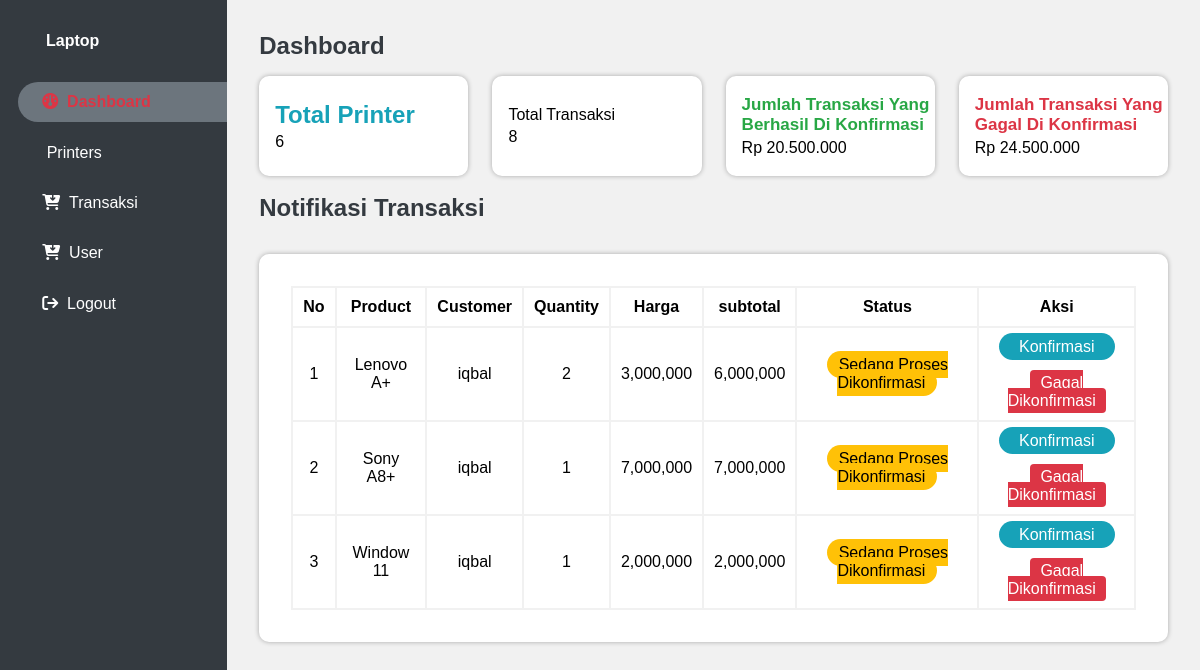
Screenshot of /admin/dashboard.php with the database file from the repository.
### tables this page shows
CREATE TABLE `transaksi` (
  `idTransaksi` int(10) NOT NULL,
  `Jumlah` int(10) DEFAULT NULL,
  `alamat` char(255) DEFAULT NULL,
  `no_telp` int(255) DEFAULT NULL,
  `email` varchar(255) DEFAULT NULL,
  `NamaAnda` varchar(255) DEFAULT NULL,
  `subtotal` int(11) NOT NULL,
  `status` int(11) NOT NULL,
  `tanggal` timestamp NOT NULL DEFAULT current_timestamp() ON UPDATE current_timestamp(),
  `HargaLaptop` int(50) DEFAULT NULL,
  `UserIdUser` int(11) NOT NULL,
  `Laptop_tblIdPrinter` int(11) NOT NULL,
  `UserIdUser2` int(11) NOT NULL
);

CREATE TABLE `laptop_tb` (
  `idPrinter` int(10) NOT NULL,
  `NamaLaptop` char(50) DEFAULT NULL,
  `SpesifikasiPrinter` char(50) DEFAULT NULL,
  `HargaLaptop` int(50) DEFAULT NULL,
  `stok` int(255) DEFAULT NULL,
  `GambarPrinter` varchar(50) NOT NULL,
  `UserIdUser` int(11) DEFAULT NULL
);

CREATE TABLE `user` (
  `idUser` int(10) NOT NULL,
  `Username` varchar(50) DEFAULT NULL,
  `roles` int(11) DEFAULT NULL,
  `Password` varchar(10) DEFAULT NULL
);

### admin/dashboard.php (the view, shortened to what this page needs)
<!DOCTYPE html>
<html lang="en">
<head>
    <link rel="stylesheet" href="../css/boad.css">
    <link rel="stylesheet" href="../css/side.css">
</head>
<body>
    <div class="sidebar">
        <h4 class="sidebar-brand">Laptop</h4>
        <ul>
        <li class="active">
                <a href="dashboard.php"><i class="fas fa-tachometer-alt-average"></i> &nbsp;Dashboard</a>
            </li>
            <li>
                <a href="../product/index.php"><span class="iconify icon-brand" data-icon="bi:printer-fill"></span> &nbsp;Printers</a>
            </li>
            <li>
                <a href="../transaksi"><i class="fas fa-cart-arrow-down"></i> &nbsp;Transaksi</a>
            </li>
            <li>
                <a href="user.php"><i class="fas fa-cart-arrow-down"></i> &nbsp;User</a>
            </li>
            <li>
                <a href="../logout.php" onclick="return confirm('Apakah Kamu Yakin Ingin Keluar ?')"> <i class="fa-solid fa-arrow-right-from-bracket"></i> &nbsp;Logout</a>
            </li>
        </ul>
    </div>
    <main>
        <div class="section-title">
            Dashboard
        </div>
        <div class="row">
    <div class="col-md-4">
        <div class="card">
            <div class="card-header">
            <div class="printer-title">
            Total Printer
        </div>
            </div>
            <div class="card-body">
                <?php
                include '../database/koneksi.php';
                $query = "SELECT count(*) as total FROM laptop_tb";
                $result = mysqli_query($koneksi, $query);
                $hasil = mysqli_fetch_assoc($result);
                echo $hasil['total'];
                ?>
            </div>
        </div>
    </div>
    <div class="col-md-4">
        <div class="card">
            <div class="card-header">
                Total Transaksi
            </div>
            <div class="card-body">
                <?php
                include '../database/koneksi.php';
                $query = "SELECT count(*) as total FROM transaksi";
                $result = mysqli_query($koneksi, $query);
                $hasil = mysqli_fetch_assoc($result);
                echo $hasil['total'];
                ?>
            </div>
        </div>
    </div>
    <div class="col-md-4">
        <div class="card">
            <div class="card-header">
            <div class="tolos-title">
               Jumlah Transaksi Yang Berhasil di Konfirmasi
            </div>
            </div>
            <div class="card-body">
                <?php
                include '../database/koneksi.php';
                $query = "SELECT SUM(subtotal) as subtotal FROM transaksi WHERE status != 3  AND status != 1";
                $result = mysqli_query($koneksi, $query);
                $hasil = mysqli_fetch_assoc($result);
                echo "Rp " . number_format($hasil['subtotal'], 0, ",", ".");
                ?>
            </div>
        </div>
    </div>
    <div class="col-md-4">
        <div class="card">
            <div class="card-header">
            <div class="tolak-title">
            Jumlah Transaksi Yang Gagal di Konfirmasi
               </div>
            </div>
            <div class="card-body">
            <?php
                include '../database/koneksi.php';
                $query = "SELECT SUM(subtotal) as subtotal FROM transaksi WHERE status != 2  AND status != 1";
                $result = mysqli_query($koneksi, $query);
                $hasil = mysqli_fetch_assoc($result);
                echo "Rp " . number_format($hasil['subtotal'], 0, ",", ".");
                ?>
            </div>
        </div>
    </div>
</div>
        <div class="section-title mt-3">
            Notifikasi Transaksi
        </div>
        <div class="card-notif">
        <table>
            <tr>
                <th>No</th>
                <th>Product</th>
                <th>Customer</th>
                <th>Quantity</th>
                <th>Harga</th>
                <th>subtotal</th>
                <th>Status</th>
                <th>Aksi</th>
            </tr>
            <?php
            include '../database/koneksi.php';
            $query = "SELECT transaksi.subtotal, transaksi.Jumlah, transaksi.idTransaksi, transaksi.status ,  transaksi.UserIdUser2, user.Username, laptop_tb.NamaLaptop, laptop_tb.HargaLaptop FROM transaksi INNER JOIN user ON transaksi.UserIdUser2 = user.idUser INNER JOIN laptop_tb ON transaksi.Laptop_tblIdPrinter = laptop_tb.idPrinter";
            $result = mysqli_query($koneksi, $query);
            $no = 1;
                while ($data=mysqli_fetch_object($result)) {
                if ($data->status == 1) {
            ?>
            <tr>
                <td><?= $no++ ?></td>
                <td><?= $data->NamaLaptop ?></td>
                <td><?= $data->Username ?></td>
                <td><?= $data->Jumlah ?></td>
                <td><?= number_format($data->HargaLaptop) ?></td>
                <td><?= number_format($data->subtotal) ?></td>
                <td><span class="badge-warning">Sedang Proses Dikonfirmasi</span></td>
                <td>
                    <a href="dashboard.php?id=<?= $data->idTransaksi ?>" class="btn-info">Konfirmasi</a>
                    <br>
                    <br>
                    <a href="dashboard.php?fail=<?= $data->idTransaksi ?>" class="btn-danger">Gagal Dikonfirmasi</a>
                </td>
            </tr>
            <?php } } ?>
        </table>
        </div>
    </main>
</body>
</html>

### css/boad.css (style rules this page uses)
.row { display: flex; justify-content: center; }
.col-md-4 { width: 30.00%; margin-top: 1em; margin-right: 1.5em; }
.col-md-4:last-child { margin-right: 0px; }
.card { display: flex; justify-content: center; flex-direction: column; height: 100px; background: #FFF; border-radius: 10px; box-shadow: 0 0 5px rgba(0, 0, 0, .3); }
.card-header { padding-left: 1em; margin-bottom: .3em; }
.card-body { padding-left: 1em; }
table { width: 100%; padding: 2em; border-collapse:collapse; caption-side:bottom; }
table, th, td { border: solid 2px #f1f1f1; padding: 10px; }
td { text-align: center; }
.card-notif { display: flex; justify-content: center; flex-direction: column; padding: 2em; background: #FFF; margin-top: 2em; border-radius: 10px; box-shadow: 0 0 5px rgba(0, 0, 0, .3); }
.badge-warning { background-color: var(--warning); padding: 5px 12px; border-radius: 50px; }
.btn-info { width: 100%; background-color: var(--info); text-decoration: none; color: #FFF; padding: 5px 20px; margin: 8px 0; border: none; border-radius: 50px; cursor: pointer; }
.btn-danger { width: 100%; background-color: var(--danger); color: rgb(255, 255, 255); text-decoration: none; padding: 4px 10px; margin: 8px 0; border: none; border-radius: 4px; cursor: pointer; }

### css/side.css (style rules this page uses)
* { margin: 0; padding: 0; font-family: Arial, Helvetica, sans-serif; }
:root { --hex: #80080; --white : #fff; --navy: #2877EE; --hex: #ab14c2; --info: #17a2b8; --success: #28a745; --warning: #ffc107; --danger: #dc3545; --dark: #343a40; --secondary: #6c757d; }
.mt-3 { margin-top: 18px; }
body { width: 100%; overflow-x: hidden; background-color: #f1f1f1; min-height: 100vh; display: flex; justify-content: space-between; }
.sidebar { background-color: var(--dark); min-height: 100vh; width: 20%; }
.sidebar-brand { color: var(--white); display: flex; align-items: center; margin-left: 30px; padding: 2em 1em; }
.sidebar ul { list-style: none; }
.sidebar ul li { display: flex; width: 92%; align-items: center; float: right; margin-bottom: 10px; }
.sidebar ul .active a { color: var(--danger); background-color: var(--secondary); transition: .2s all; font-weight: 600; }
.sidebar ul li a { padding: .7em 1.5em; width: 100%; text-decoration: none; border-top-left-radius: 20px; border-bottom-left-radius: 20px; color: var(--white); }
main { width: 80%; min-height: 100vh; display: flex; padding: 2em; flex-direction: column; }
.section-title { color: var(--dark); font-weight: 600; font-size: 24px; text-transform: capitalize; }
.printer-title { color: var(--info); font-weight: 600; font-size: 24px; text-transform: capitalize; }
.tolos-title { color: var(--success); font-weight: 600; font-size: 17px; text-transform: capitalize; }
.tolak-title { color: var(--danger); font-weight: 600; font-size: 17px; text-transform: capitalize; }

### rows the page displays
transaksi: laptop_tb.NamaLaptop "Lenovo A+", user.Username "iqbal", Jumlah "2", laptop_tb.HargaLaptop "3,000,000", subtotal "6,000,000"
transaksi: laptop_tb.NamaLaptop "Sony A8+", user.Username "iqbal", Jumlah "1", laptop_tb.HargaLaptop "7,000,000", subtotal "7,000,000"
transaksi: laptop_tb.NamaLaptop "Window 11", user.Username "iqbal", Jumlah "1", laptop_tb.HargaLaptop "2,000,000", subtotal "2,000,000"

### other values shown
$hasil['total'] "6"
$hasil['total'] "8"
$hasil['subtotal'] "20.500.000"
$hasil['subtotal'] "24.500.000"
